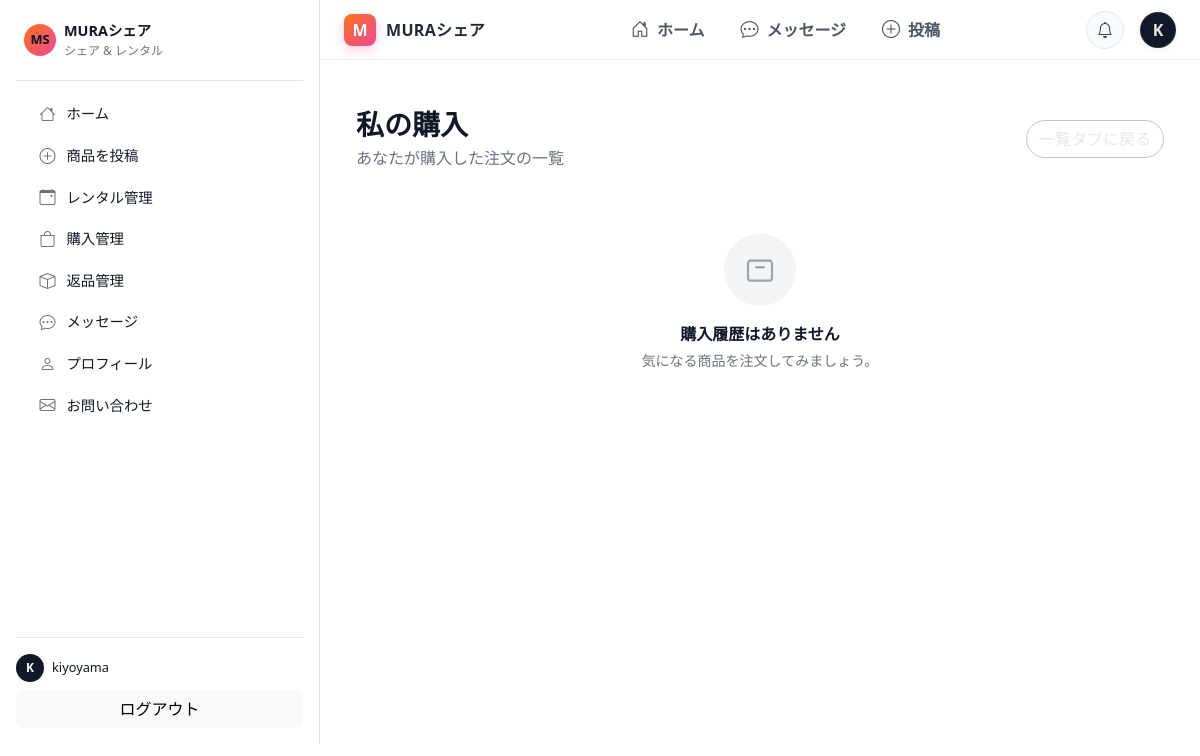
The app's page /purchases/my/ (signed in), older data.
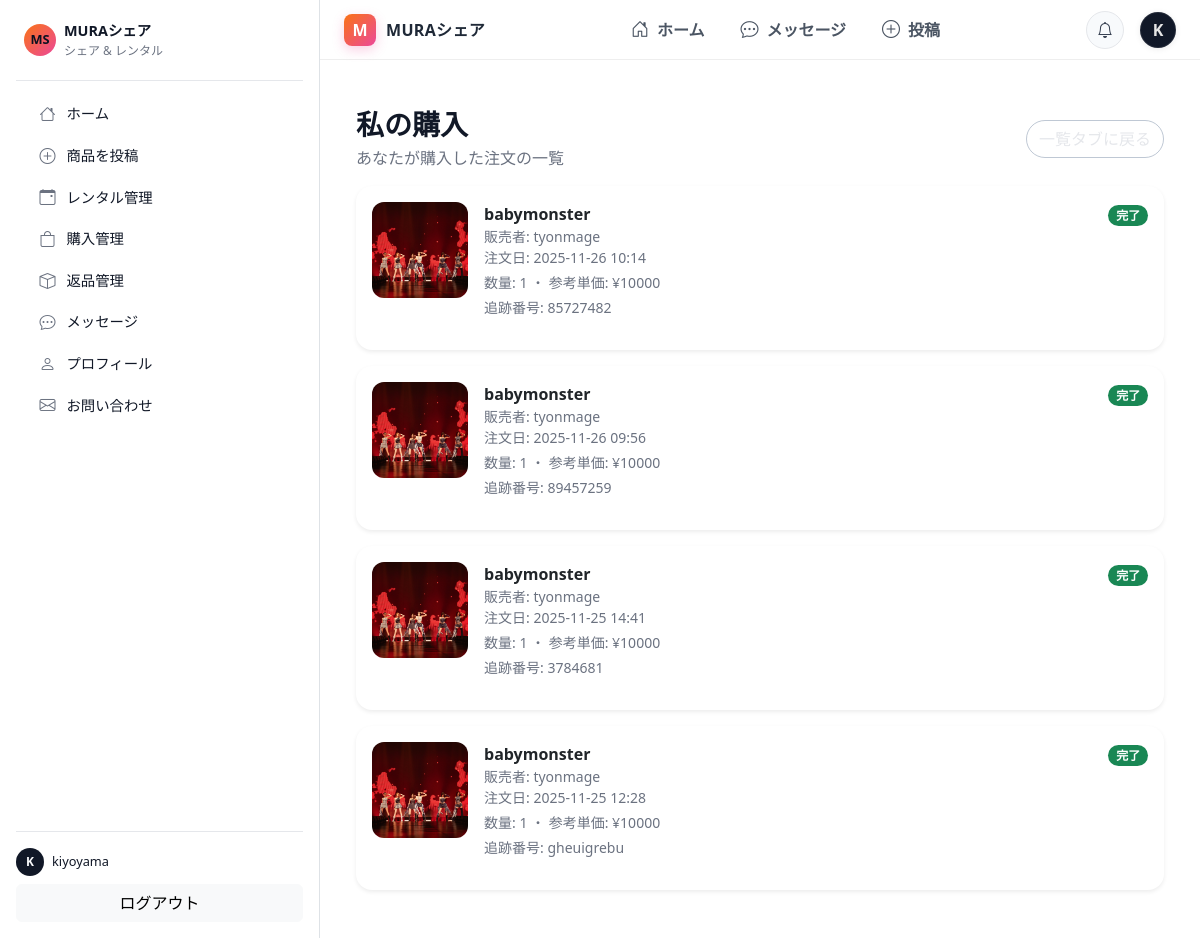
The same page, newer data.
### marketplace/models.py (models this page shows, shortened)
class Purchase(models.Model):
    class Status(models.TextChoices):
        REQUESTED  = "申請中",  "申請中"
        APPROVED   = "承認済み", "承認済み"
        SHIPPED    = "発送済み","発送済み"
        COMPLETED  = "完了",    "完了"
        CANCELED   = "キャンセル","キャンセル"
    product = models.ForeignKey("marketplace.Product", on_delete=models.CASCADE, related_name="purchases")
    buyer   = models.ForeignKey(User, on_delete=models.CASCADE, related_name="purchases")
    product_title  = models.CharField(max_length=255, blank=True)
    buyer_email    = models.EmailField(blank=True)
    seller_email   = models.EmailField(blank=True)
    shipping_postal_code = models.CharField(max_length=20, blank=True, default="")
    shipping_address = models.CharField(max_length=255, blank=True)
    payment_method   = models.CharField(max_length=50, blank=True)
    message          = models.TextField(blank=True)
    quantity       = models.PositiveIntegerField(default=1)
    purchase_price = models.PositiveIntegerField(default=0)
    status          = models.CharField(max_length=10, choices=Status.choices, default=Status.REQUESTED)
    tracking_number = models.CharField(max_length=100, blank=True)
    approved_at = models.DateTimeField(null=True, blank=True)
    shipped_at  = models.DateTimeField(null=True, blank=True)
    created_at     = models.DateTimeField(auto_now_add=True)
    completed_date = models.DateTimeField(null=True, blank=True)
    class ReturnStatus(models.TextChoices):
        NONE = "NONE", "なし"
        REQUESTED = "REQUESTED", "申請中"
        APPROVED = "APPROVED", "承諾済"
        SHIPPED = "SHIPPED", "返送済み"
        RECEIVED = "RECEIVED", "受領済み"
        REJECTED = "REJECTED", "却下"
    return_status = models.CharField(
        max_length=20, choices=ReturnStatus.choices, default=ReturnStatus.NONE
    )
    return_reason = models.CharField(max_length=255, blank=True)
    return_tracking_number = models.CharField(max_length=64, blank=True)
    return_requested_at = models.DateTimeField(null=True, blank=True)
    return_approved_at  = models.DateTimeField(null=True, blank=True)
    return_shipped_at   = models.DateTimeField(null=True, blank=True)
    return_received_at  = models.DateTimeField(null=True, blank=True)
    class Meta:
        ordering = ("-created_at",)
        indexes = [
            models.Index(fields=["status"]),
            models.Index(fields=["buyer_email"]),
            models.Index(fields=["seller_email"]),
        ]

class Product(models.Model):
    @property
    def image_url(self):
        first = self.images.first()
        if first and first.image:
            try:
                return first.image.url
            except Exception:
                return ""
        return ""
    class Status(models.IntegerChoices):
        DRAFT    = 0, "下書き"
        LISTED   = 1, "出品中"
        RENTED   = 2, "貸出中"
        SOLD     = 3, "販売済"
        ARCHIVED = 9, "アーカイブ"
    class Availability(models.TextChoices):
        RENTAL_ONLY   = "レンタルのみ", "レンタルのみ"
        SALE_ONLY     = "販売のみ", "販売のみ"
        BOTH          = "レンタル・販売両方", "レンタル・販売両方"
    owner = models.ForeignKey(User, on_delete=models.CASCADE, related_name="products")
    title = models.CharField(max_length=120)
    description = models.TextField(blank=True)
    category = models.CharField(max_length=60)
    availability_type = models.CharField(
        max_length=20,
        choices=Availability.choices,
        default=Availability.BOTH,
    )
    price_per_day = models.PositiveIntegerField(null=True, blank=True)  # レンタル1日あたり
    price_buy = models.PositiveIntegerField(null=True, blank=True)      # 販売価格
    min_rental_days = models.PositiveIntegerField(default=1)
    max_rental_days = models.PositiveIntegerField(default=30)
    stock_quantity = models.PositiveIntegerField(default=1)
    available_quantity = models.PositiveIntegerField(default=1)
    condition = models.CharField(max_length=30, blank=True)
    owner_notes = models.TextField(blank=True)
    status = models.IntegerField(choices=Status.choices, default=Status.LISTED)
    created_at = models.DateTimeField(auto_now_add=True)

class ProductImage(models.Model):
    product = models.ForeignKey(Product, on_delete=models.CASCADE, related_name="images")
    image = models.ImageField(upload_to="products/")

### frontend/views.py (the view)
# urls.py: path("purchases/my/", views.my_purchases, name="my_purchases"),
@login_required
def my_purchases(request):
    if request.method == "POST":
        return _handle_purchase_action(request, redirect_name="frontend:my_purchases")
    items = (Purchase.objects
             .select_related("product", "buyer", "product__owner")
             .filter(buyer=request.user)
             .order_by("-id"))
    return render(request, "frontend/purchases/my_purchases.html",
                  {"my_purchases": items, "items": items, "mode": "mine"})

### templates/frontend/purchases/my_purchases.html (shortened to what this page needs)
{% extends "base.html" %}
{% block content %}
<div class="container-xxl py-4 purchases">
  <div class="d-flex align-items-center justify-content-between mb-3">
    <div>
      <h2 class="fw-bold mb-1">私の購入</h2>
      <div class="text-muted">あなたが購入した注文の一覧</div>
    </div>
    <a href="{% url 'frontend:purchases' %}" class="btn btn-outline-secondary">一覧タブに戻る</a>
  </div>
  {% with items=my_purchases mode="mine" %}
    {% include "frontend/purchases/_list.html" %}
  {% endwith %}
</div>
{% endblock %}

### templates/frontend/purchases/_purchase_card.html (shortened to what this page needs)
<div class="card purch-card border-0 shadow-sm">
  <div class="card-body d-flex gap-3 align-items-start">
    <a class="flex-shrink-0" href="{% url 'frontend:product_detail' order.product.id %}">
      <div class="thumb bg-light overflow-hidden">
        {% if order.product.image_url %}
          <img src="{{ order.product.image_url }}" class="w-100 h-100" style="object-fit:cover;" alt="">
        {% else %}
          <div class="noimg">No Image</div>
        {% endif %}
      </div>
    </a>
    <div class="flex-grow-1">
      <div class="d-flex align-items-start justify-content-between">
        <div>
          <a href="{% url 'frontend:product_detail' order.product.id %}" class="text-decoration-none text-dark">
            <div class="fw-bold text-truncate">
              {{ order.product.title|default:order.product_title }}
            </div>
          </a>
          {% if mode == 'received' %}
            <div class="small text-muted mt-1">
              配送先: {{ order.shipping_address|default:"-" }}
            </div>
            <div class="small text-muted">購入者: {{ order.buyer.username|default:"-" }}</div>
            <div class="small text-muted">注文日: {{ order.created_at|date:"Y-m-d H:i" }}</div>
          {% else %}
            <div class="small text-muted">販売者: {{ order.product.owner.username|default:"-" }}</div>
            <div class="small text-muted">注文日: {{ order.created_at|date:"Y-m-d H:i" }}</div>
          {% endif %}
        </div>
        <div class="ms-2">
          {% with st=order.status %}
            {% if st == 'PENDING' or st == 'REQUESTED' or st == '申請中' %}
              <span class="badge text-bg-secondary">承認待ち</span>
            {% elif st == 'APPROVED' or st == '承認済み' %}
              <span class="badge text-bg-primary">承認済み</span>
            {% elif st == 'SHIPPED' or st == '発送済み' %}
              <span class="badge text-bg-info">発送済み</span>
            {% elif st == 'COMPLETED' or st == '完了' %}
              <span class="badge text-bg-success">完了</span>
            {% elif st == 'CANCELED' or st == 'キャンセル' %}
              <span class="badge text-bg-light text-muted">キャンセル</span>
            {% else %}
              <span class="badge text-bg-light text-muted">{{ st }}</span>
            {% endif %}
          {% endwith %}
        </div>
      </div>
      <div class="mt-1 small text-muted">
        数量: {{ order.quantity|default:1 }}
        {% if order.unit_price %}
          ・ 単価: ¥{{ order.unit_price|floatformat:0 }}
        {% elif order.product.price_buy %}
          ・ 参考単価: ¥{{ order.product.price_buy|floatformat:0 }}
        {% endif %}
      </div>
      {% if order.tracking_number %}
        <div class="mt-1 small text-muted">追跡番号: {{ order.tracking_number }}</div>
      {% endif %}
    </div>
  </div>
</div>

Row changes from the older to the newer data that the page shows:
added Purchase: product.image_url (picture), product "babymonster", product.owner.username "tyonmage", created_at "2025-11-26 10:14", status "完了", quantity "1", product.price_buy "10000", tracking_number "85727482"
added Purchase: product.image_url (picture), product "babymonster", product.owner.username "tyonmage", created_at "2025-11-26 09:56", status "完了", quantity "1", product.price_buy "10000", tracking_number "89457259"
added Purchase: product.image_url (picture), product "babymonster", product.owner.username "tyonmage", created_at "2025-11-25 14:41", status "完了", quantity "1", product.price_buy "10000", tracking_number "3784681"
added Purchase: product.image_url (picture), product "babymonster", product.owner.username "tyonmage", created_at "2025-11-25 12:28", status "完了", quantity "1", product.price_buy "10000", tracking_number "gheuigrebu"
Text that changed along with them:
text no longer shown: "購入履歴はありません 気になる商品を注文してみましょう。"
